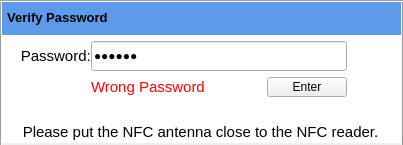
<?xml version="1.0" encoding="UTF-8"?>
<ui version="4.0">
 <class>PasswordVerify</class>
 <widget class="QDialog" name="PasswordVerify">
  <property name="windowModality">
   <enum>Qt::ApplicationModal</enum>
  </property>
  <property name="geometry">
   <rect>
    <x>0</x>
    <y>0</y>
    <width>403</width>
    <height>145</height>
   </rect>
  </property>
  <property name="windowTitle">
   <string>Dialog</string>
  </property>
  <property name="styleSheet">
   <string notr="true"/>
  </property>
  <widget class="QFrame" name="frame">
   <property name="geometry">
    <rect>
     <x>0</x>
     <y>0</y>
     <width>401</width>
     <height>143</height>
    </rect>
   </property>
   <property name="styleSheet">
    <string notr="true">QFrame{
	background-color: rgb(255, 255, 255);
	border:5px
}</string>
   </property>
   <property name="frameShape">
    <enum>QFrame::StyledPanel</enum>
   </property>
   <property name="frameShadow">
    <enum>QFrame::Raised</enum>
   </property>
   <layout class="QGridLayout" name="gridLayout">
    <property name="leftMargin">
     <number>0</number>
    </property>
    <property name="topMargin">
     <number>0</number>
    </property>
    <property name="rightMargin">
     <number>0</number>
    </property>
    <property name="bottomMargin">
     <number>0</number>
    </property>
    <property name="horizontalSpacing">
     <number>0</number>
    </property>
    <item row="0" column="0" colspan="4">
     <widget class="QWidget" name="titleBar" native="true">
      <property name="minimumSize">
       <size>
        <width>0</width>
        <height>35</height>
       </size>
      </property>
      <property name="maximumSize">
       <size>
        <width>16777215</width>
        <height>35</height>
       </size>
      </property>
      <property name="styleSheet">
       <string notr="true">background-color: rgb(94, 154, 234);</string>
      </property>
      <layout class="QHBoxLayout" name="horizontalLayout">
       <property name="leftMargin">
        <number>0</number>
       </property>
       <property name="topMargin">
        <number>0</number>
       </property>
       <property name="rightMargin">
        <number>0</number>
       </property>
       <property name="bottomMargin">
        <number>0</number>
       </property>
       <item>
        <widget class="QLabel" name="titleTips">
         <property name="sizePolicy">
          <sizepolicy hsizetype="Preferred" vsizetype="Preferred">
           <horstretch>0</horstretch>
           <verstretch>0</verstretch>
          </sizepolicy>
         </property>
         <property name="font">
          <font>
           <family>Arial</family>
           <pointsize>10</pointsize>
           <weight>75</weight>
           <bold>true</bold>
          </font>
         </property>
         <property name="layoutDirection">
          <enum>Qt::LeftToRight</enum>
         </property>
         <property name="autoFillBackground">
          <bool>false</bool>
         </property>
         <property name="text">
          <string>  Verify Password</string>
         </property>
        </widget>
       </item>
       <item>
        <widget class="QPushButton" name="close_btn">
         <property name="minimumSize">
          <size>
           <width>35</width>
           <height>35</height>
          </size>
         </property>
         <property name="maximumSize">
          <size>
           <width>35</width>
           <height>35</height>
          </size>
         </property>
         <property name="styleSheet">
          <string notr="true">
QPushButton {color: rgb(255, 255, 255);border:0px;} QPushButton:hover { background-color: #9ba8b9; }</string>
         </property>
         <property name="text">
          <string/>
         </property>
         <property name="icon">
          <iconset resource="../image/image.qrc">
           <normaloff>:/new/image/close.png</normaloff>:/new/image/close.png</iconset>
         </property>
        </widget>
       </item>
      </layout>
     </widget>
    </item>
    <item row="1" column="0">
     <widget class="QLabel" name="label">
      <property name="styleSheet">
       <string notr="true">font-size:15px;font-family:&quot;Arial&quot; </string>
      </property>
      <property name="text">
       <string>     Password:</string>
      </property>
     </widget>
    </item>
    <item row="3" column="1">
     <widget class="QLabel" name="wrongPwd_label">
      <property name="sizePolicy">
       <sizepolicy hsizetype="Expanding" vsizetype="Preferred">
        <horstretch>0</horstretch>
        <verstretch>0</verstretch>
       </sizepolicy>
      </property>
      <property name="minimumSize">
       <size>
        <width>0</width>
        <height>20</height>
       </size>
      </property>
      <property name="styleSheet">
       <string notr="true">font-size:15px;font-family:&quot;Arial&quot; ;
color: rgb(255, 0, 0);</string>
      </property>
      <property name="text">
       <string>Wrong Password</string>
      </property>
     </widget>
    </item>
    <item row="4" column="3">
     <spacer name="verticalSpacer">
      <property name="orientation">
       <enum>Qt::Vertical</enum>
      </property>
      <property name="sizeHint" stdset="0">
       <size>
        <width>0</width>
        <height>0</height>
       </size>
      </property>
     </spacer>
    </item>
    <item row="6" column="0" colspan="4">
     <widget class="QLabel" name="pwdNote_label">
      <property name="minimumSize">
       <size>
        <width>0</width>
        <height>20</height>
       </size>
      </property>
      <property name="styleSheet">
       <string notr="true">font-size:15px;font-family:&quot;Arial&quot; </string>
      </property>
      <property name="text">
       <string>Please put the NFC antenna close to the NFC reader.</string>
      </property>
      <property name="alignment">
       <set>Qt::AlignHCenter|Qt::AlignTop</set>
      </property>
     </widget>
    </item>
    <item row="1" column="3">
     <widget class="QLabel" name="label_3">
      <property name="minimumSize">
       <size>
        <width>54</width>
        <height>0</height>
       </size>
      </property>
      <property name="text">
       <string/>
      </property>
     </widget>
    </item>
    <item row="3" column="2">
     <widget class="QPushButton" name="enter_btn">
      <property name="sizePolicy">
       <sizepolicy hsizetype="Minimum" vsizetype="Expanding">
        <horstretch>0</horstretch>
        <verstretch>0</verstretch>
       </sizepolicy>
      </property>
      <property name="minimumSize">
       <size>
        <width>80</width>
        <height>20</height>
       </size>
      </property>
      <property name="maximumSize">
       <size>
        <width>80</width>
        <height>20</height>
       </size>
      </property>
      <property name="text">
       <string>Enter</string>
      </property>
      <property name="ul_pushbutton" stdset="0">
       <bool>true</bool>
      </property>
     </widget>
    </item>
    <item row="1" column="1" colspan="2">
     <widget class="QLineEdit" name="pwd_lineedit">
      <property name="minimumSize">
       <size>
        <width>0</width>
        <height>30</height>
       </size>
      </property>
      <property name="text">
       <string>123456</string>
      </property>
      <property name="maxLength">
       <number>6</number>
      </property>
      <property name="echoMode">
       <enum>QLineEdit::Password</enum>
      </property>
     </widget>
    </item>
   </layout>
  </widget>
  <widget class="Line" name="line">
   <property name="geometry">
    <rect>
     <x>395</x>
     <y>0</y>
     <width>16</width>
     <height>151</height>
    </rect>
   </property>
   <property name="orientation">
    <enum>Qt::Vertical</enum>
   </property>
  </widget>
  <widget class="Line" name="line_2">
   <property name="geometry">
    <rect>
     <x>0</x>
     <y>138</y>
     <width>471</width>
     <height>16</height>
    </rect>
   </property>
   <property name="orientation">
    <enum>Qt::Horizontal</enum>
   </property>
  </widget>
  <widget class="Line" name="line_3">
   <property name="geometry">
    <rect>
     <x>0</x>
     <y>0</y>
     <width>3</width>
     <height>151</height>
    </rect>
   </property>
   <property name="orientation">
    <enum>Qt::Vertical</enum>
   </property>
  </widget>
  <widget class="Line" name="line_4">
   <property name="geometry">
    <rect>
     <x>0</x>
     <y>0</y>
     <width>470</width>
     <height>3</height>
    </rect>
   </property>
   <property name="orientation">
    <enum>Qt::Horizontal</enum>
   </property>
  </widget>
 </widget>
 <resources>
  <include location="../image/image.qrc"/>
 </resources>
 <connections/>
</ui>
